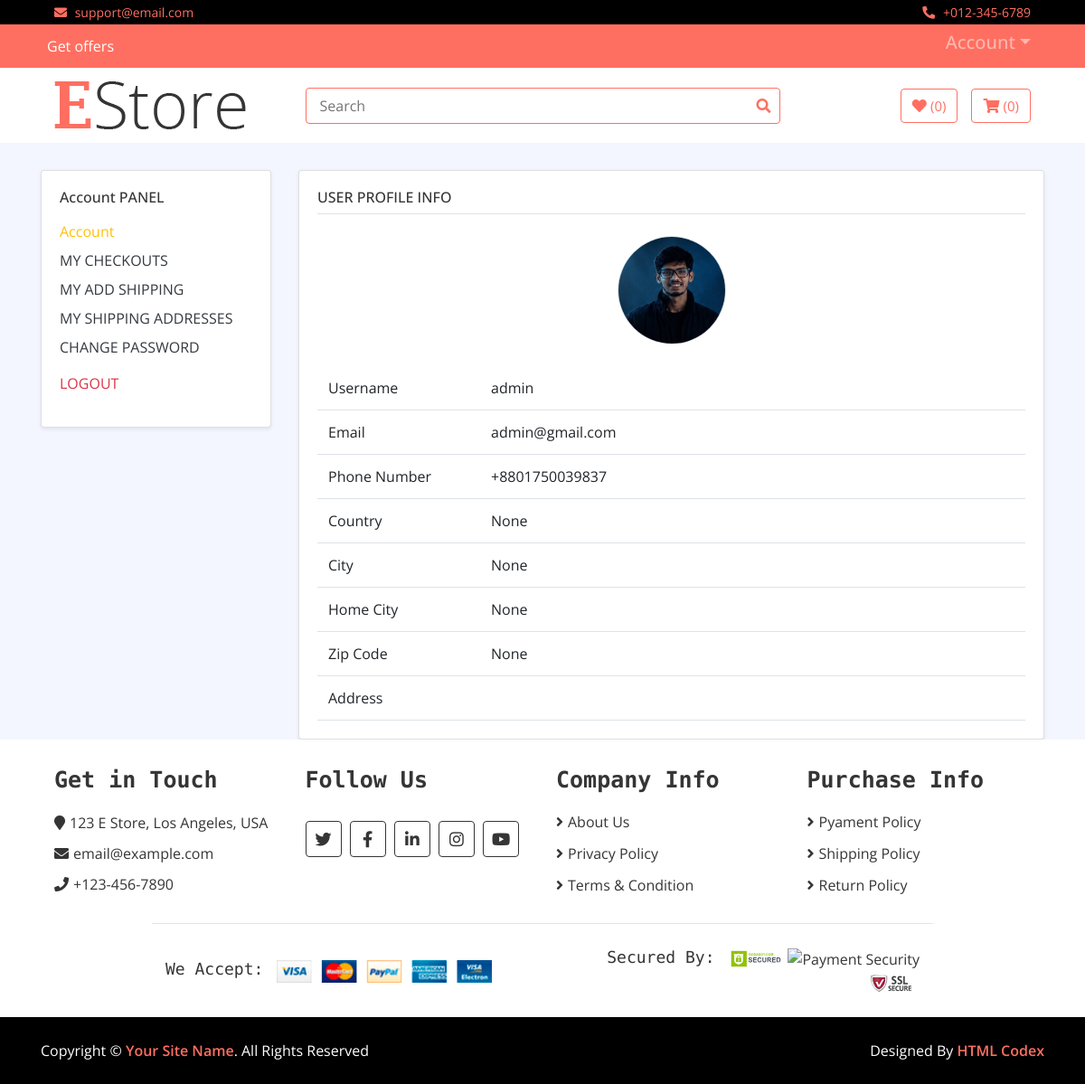
The app's page /account/profile/ (signed in) with its own data.
### account/models.py (models this page shows, shortened)
class User(StripMixin, ImageTagMixin, AbstractBaseUser, PermissionsMixin):
    username = models.CharField(
        _("username"),
        max_length=150,
        unique=True,
        validators=[
            username_validator,
        ],
    )
    email = models.EmailField(
        _("email"),
        max_length=255,
        unique=True,
    )
    phone = models.CharField(
        _("phone"),
        max_length=20,
        unique=True,
        validators=[
            phone_validator,
        ],
    )
    image = models.ImageField(
        _("image"),
        upload_to="users/%Y/%m/%d/",
        validators=[validate_image_size, validate_file_extension],
        default="defaults/default.jpg",
    )
    country = models.CharField(
        _("country"),
        max_length=100,
        blank=True, null=True
    )
    city = models.CharField(
        _("city"),
        max_length=100,
        blank=True, null=True
    )
    home_city = models.CharField(
        _("home_city"),
        max_length=100,
        blank=True, null=True
    )
    zip_code = models.CharField(
        _("zip_code"),
        max_length=20,
        blank=True, null=True
    )
    address = models.TextField(
        _("address"),
        blank=True, null=True
    )
    is_active = models.BooleanField(
        _("is_active"),
        default=False,
    )
    is_staff = models.BooleanField(
        _("is_staff"),
        default=False,
    )
    is_verified = models.BooleanField(
        _("is_verified"),
        default=False,
    )
    created_at = models.DateTimeField(
        _("created_at"),
        auto_now_add=True,
    )
    updated_at = models.DateTimeField(
        _("updated_at"),
        auto_now=True,
    )
    objects = UserManager()
    USERNAME_FIELD = "username"
    REQUIRED_FIELDS = ["email", "phone"]
    class Meta:
        db_table = "account_users"
        verbose_name = "01. User"
        verbose_name_plural = "01. Users"
        ordering = ["id"]
        indexes = [models.Index(fields=["is_active", "is_verified"])]

### account/views.py (the view)
# urls.py: path('profile/', views.ProfileView.as_view(), name='profile')
class ProfileView(View):
    def get(self, request):
        return render(request, "account/profile.html")

### templates/account/profile.html (shortened to what this page needs)
{% extends 'base.html' %}
{% block content %}
    <div class="account-area mt-70 mb-70">
        <div class="container">
            <div class="row">
                <div class="col-3 mb-4">
                    {% include "account/sidebar.html" %}
                </div>
                <div class="col-9">
                    <div class="card shadow-sm">
                        <div class="card-body">
                            <h6 class="fw-bold border-bottom pb-2 mb-4">USER PROFILE INFO</h6>
                            <div class="text-center mb-4">
                                <img src="{{request.user.image.url}}"
                                     class="rounded-circle border img-fluid"
                                     style="width: 120px; height: 120px; object-fit: cover;"
                                     alt="{{ request.user.username }}">
                            </div>
                            <div>
                                <table class="table table-borderless mb-0">
                                    <tbody>
                                        <tr class="border-bottom">
                                            <td class="fw-semibold" width="180"> Username</td>
                                            <td>{{ request.user.username }}</td>
                                        </tr>
                                        <tr class="border-bottom">
                                            <td class="fw-semibold">Email</td>
                                            <td>{{ request.user.email }}</td>
                                        </tr>
                                        <tr class="border-bottom">
                                            <td class="fw-semibold">Phone Number</td>
                                            <td>{{ request.user.phone }}</td>
                                        </tr>
                                        <tr class="border-bottom">
                                            <td class="fw-semibold">Country</td>
                                            <td>{{ request.user.country }}</td>
                                        </tr>
                                        <tr class="border-bottom">
                                            <td class="fw-semibold">City</td>
                                            <td>{{ request.user.city }}</td>
                                        </tr>
                                        <tr class="border-bottom">
                                            <td class="fw-semibold">Home City</td>
                                            <td>{{ request.user.home_city }}</td>
                                        </tr>
                                        <tr class="border-bottom">
                                            <td class="fw-semibold">Zip Code</td>
                                            <td>{{ request.user.zip_code }}</td>
                                        </tr>
                                        <tr class="border-bottom">
                                            <td class="fw-semibold">Address</td>
                                            <td>{{ request.user.address }}</td>
                                        </tr>
                                    </tbody>
                                </table>
                            </div>
                        </div>
                    </div>
                </div>
            </div>
        </div>
    </div>
{% endblock content %}

### templates/base.html (shortened to what this page needs)
<!DOCTYPE html>
<html lang="en">
    <head>
        {% load static %}
        <link rel="stylesheet" href="//cdn.jsdelivr.net/npm/alertifyjs@1.14.0/build/css/alertify.min.css"/>
        <link rel="stylesheet" href="//cdn.jsdelivr.net/npm/alertifyjs@1.14.0/build/css/themes/default.min.css"/>
        <link href="https://stackpath.bootstrapcdn.com/bootstrap/4.4.1/css/bootstrap.min.css" rel="stylesheet">
        <link href="https://cdnjs.cloudflare.com/ajax/libs/font-awesome/5.10.0/css/all.min.css" rel="stylesheet">
        <link href="{% static 'lib/slick/slick.css' %}" rel="stylesheet">
        <link href="{% static 'lib/slick/slick-theme.css' %}" rel="stylesheet">
        <link href="{% static 'css/style.css' %}" rel="stylesheet">
        <link href="{% static 'css/rating.css' %}" rel="stylesheet">
    </head>
    <body>
        {% include 'components/top-bar.html' %}
        {% include 'components/nav-bar.html' %}
        {% include 'components/bottom-bar.html' %}
        {% block content %}
        {% endblock content %}
        {% include 'components/footer.html' %}
        {% include 'components/footer-bottom.html' %}
    </body>
</html>

### templates/components/top-bar.html
{% load static %}
<div class="top-bar">
    <div class="container-fluid">
        <div class="row">
            <div class="col-sm-6">
                <i class="fa fa-envelope"></i>
                support@email.com
            </div>
            <div class="col-sm-6">
                <i class="fa fa-phone-alt"></i>
                +012-345-6789
            </div>
        </div>
    </div>
</div>

### templates/components/nav-bar.html (shortened to what this page needs)
{% load static %}
<div class="nav">
    <div class="container-fluid">
        <nav class="navbar navbar-expand-md bg-dark navbar-dark">
            <div class="collapse navbar-collapse justify-content-between" id="navbarCollapse">
                <div class="navbar-nav mr-auto">
                    <span class="text-white">Get offers</span>
                </div>
                <div class="navbar-nav ml-auto">
                    <div class="nav-item dropdown">
                        <h5 style="cursor:pointer" href="#" class="nav-link dropdown-toggle" data-toggle="dropdown">Account</h5>
                    </div>
                </div>
            </div>
        </nav>
    </div>
</div>

### templates/components/bottom-bar.html (shortened to what this page needs)
{% load static %}
<div class="bottom-bar">
    <div class="container-fluid">
        <div class="row align-items-center">
            <div class="col-md-3">
                <div class="logo">
                    <a href="{% url "home" %}">
                        <img src="{% static 'img/logo.png' %}" alt="Logo">
                    </a>
                </div>
            </div>
            <div class="col-md-6">
                <form action="{% url 'searching-product' %}" method="POST">
                    <div class="search">
                        <input
                            id="search-input"
                            name="q"
                            value="{{ request.POST.q|default:'' }}"
                            autocomplete="off"
                            type="text"
                            placeholder="Search"
                        >
                        <button type="submit">
                            <i class="fa fa-search"></i>
                        </button>
                    </div>
                </form>
            </div>
            <div class="col-md-3">
                <div class="user">
                    <a href="{% url "wishlist" %}" class="btn wishlist">
                        <i class="fa fa-heart"></i>
                        <span id="wish-count">({{ wish_count|default:"0" }})</span>
                    </a>
                    <a href="{% url "detail-view" %}" class="btn cart">
                        <i class="fa fa-shopping-cart"></i>
                        <span id="cart-count">({{ cart_count|default:"0" }})</span>
                    </a>
                </div>
            </div>
        </div>
    </div>
</div>

### templates/account/sidebar.html
<div class="card shadow-sm">
    <div class="card-body">
        <h6 class="fw-bold mb-3">Account PANEL</h6>
        <ul class="list-unstyled">
            <li class="mb-2">
                <a href="#" class="text-warning fw-semibold text-decoration-none">Account</a>
            </li>
            <li class="mb-2">
                <a href="{% url "checkout-list" %}" class="text-dark text-decoration-none">MY CHECKOUTS</a>
            </li>
            <li class="mb-2">
                <a href="{% url "shipping-add" %}" class="text-dark text-decoration-none">MY ADD SHIPPING</a>
            </li>
            <li class="mb-2">
                <a href="{% url "checkout-view" %}" class="text-dark text-decoration-none">MY SHIPPING ADDRESSES</a>
            </li>
            <li class="mb-2">
                <a href="{% url 'change-password' %}" class="text-dark text-decoration-none">CHANGE PASSWORD</a>
            </li>
            <li class="mt-3">
                <a href="{% url 'logout' %}" class="text-danger fw-semibold text-decoration-none">LOGOUT</a>
            </li>
        </ul>
    </div>
</div>

### templates/components/footer.html
{% load static %}
<div class="footer">
    <div class="container-fluid">
        <div class="row">
            <div class="col-lg-3 col-md-6">
                <div class="footer-widget">
                    <h2>Get in Touch</h2>
                    <div class="contact-info">
                        <p><i class="fa fa-map-marker"></i>123 E Store, Los Angeles, USA</p>
                        <p><i class="fa fa-envelope"></i>email@example.com</p>
                        <p><i class="fa fa-phone"></i>+123-456-7890</p>
                    </div>
                </div>
            </div>
            <div class="col-lg-3 col-md-6">
                <div class="footer-widget">
                    <h2>Follow Us</h2>
                    <div class="contact-info">
                        <div class="social">
                            <a href=""><i class="fab fa-twitter"></i></a>
                            <a href=""><i class="fab fa-facebook-f"></i></a>
                            <a href=""><i class="fab fa-linkedin-in"></i></a>
                            <a href=""><i class="fab fa-instagram"></i></a>
                            <a href=""><i class="fab fa-youtube"></i></a>
                        </div>
                    </div>
                </div>
            </div>
            <div class="col-lg-3 col-md-6">
                <div class="footer-widget">
                    <h2>Company Info</h2>
                    <ul>
                        <li><a href="#">About Us</a></li>
                        <li><a href="#">Privacy Policy</a></li>
                        <li><a href="#">Terms & Condition</a></li>
                    </ul>
                </div>
            </div>
            <div class="col-lg-3 col-md-6">
                <div class="footer-widget">
                    <h2>Purchase Info</h2>
                    <ul>
                        <li><a href="#">Pyament Policy</a></li>
                        <li><a href="#">Shipping Policy</a></li>
                        <li><a href="#">Return Policy</a></li>
                    </ul>
                </div>
            </div>
        </div>
        <div class="row payment align-items-center">
            <div class="col-md-6">
                <div class="payment-method">
                    <h2>We Accept:</h2>
                    <img src="{% static 'img/payment-method.png' %}" alt="Payment Method" />
                </div>
            </div>
            <div class="col-md-6">
                <div class="payment-security">
                    <h2>Secured By:</h2>
                    <img src="{% static 'img/godaddy.svg' %}" alt="Payment Security" />
                    <img src="{% static 'img/norton.svg' %}" alt="Payment Security" />
                    <img src="{% static 'img/ssl.svg' %}" alt="Payment Security" />
                </div>
            </div>
        </div>
    </div>
</div>

### templates/components/footer-bottom.html
{% load static %}
<div class="footer-bottom">
    <div class="container">
        <div class="row">
            <div class="col-md-6 copyright">
                <p>Copyright &copy; <a href="#">Your Site Name</a>. All Rights Reserved</p>
            </div>
            <div class="col-md-6 template-by">
                <p>Designed By <a href="https://htmlcodex.com">HTML Codex</a></p>
            </div>
        </div>
    </div>
</div>

### records on screen
User: user.image (picture), user.username "admin", user.email "admin@gmail.com", user.phone "+8801750039837", user.country "None", user.city "None", user.home_city "None", user.zip_code "None"

### other values on screen
{{ wish_count|default:"0" }} "0"
{{ cart_count|default:"0" }} "0"
